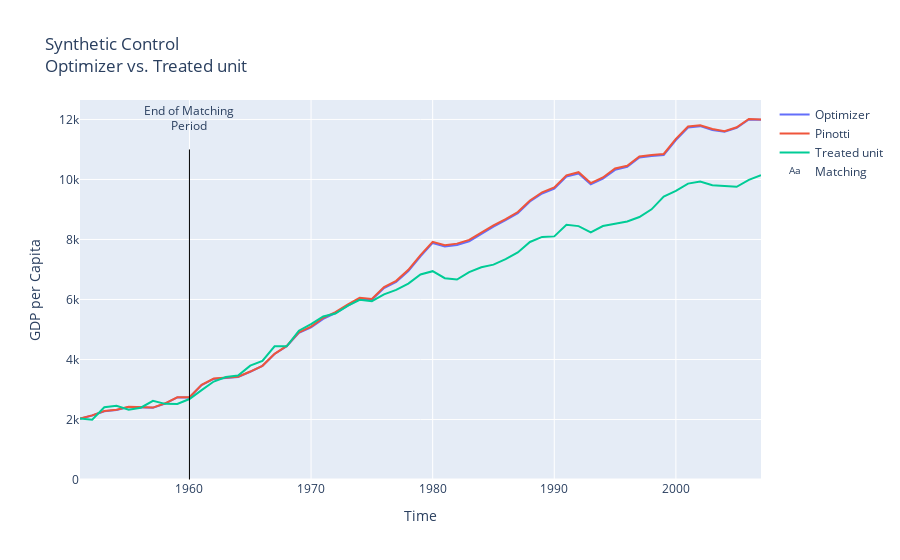

Notebook code cell kept with this figure:
### Code cell
y_synth_cvxpy = w_cvxpy.T @ y_control_all
y_pred_cvxpy = w_cvxpy.T @ y_control_all

fig = go.Figure()
fig.add_trace(go.Scatter(x=list(data.year.unique()), y=y_synth_cvxpy,
                    mode='lines', name='Optimizer'))
fig.add_trace(go.Scatter(x=list(data.year.unique()), y=y_synth_pinotti[0],
                    mode='lines', name='Pinotti'))
fig.add_trace(go.Scatter(x=list(data.year.unique()), y=y_treat_all[0],
                    mode='lines', name='Treated unit'))
fig.add_shape(dict(type="line", x0=1960, y0=0, x1=1960, y1=11000,
                   line=dict(color="Black", width=1)))

fig.add_trace(go.Scatter(x=[1960], y=[12000], mode="text",
    name="Matching", text=["End of Matching<br>Period"]))

fig.update_layout(title='Synthetic Control<br>Optimizer vs. Treated unit',
                   xaxis_title='Time', yaxis_title='GDP per Capita')
fig.show()

print('\nRMSPE CVXPY w/o V*:  {} \nRMSPE CVXPY with V*: {} \nRMSPE from Paper:    {}'\
      .format(RMSPE(w_basic),RMSPE(w_cvxpy),RMSPE(w_pinotti)))

# Static graph only for display on github
#fig.show(renderer="png")
